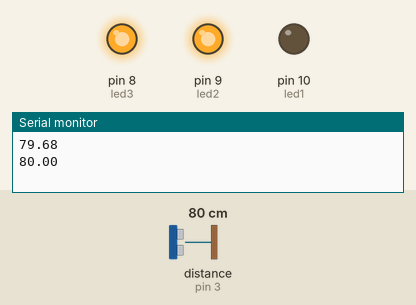
Simulated run of this sketch. Board: Arduino Uno, built with avr-gcc and run on an emulated ATmega328P. Parts: output pins drawn as LEDs (lit = HIGH), the last lines printed to the serial monitor. Wiring (inferred from the names in the program): ultrasonic range finder: trigger pin 2; echo pin 3. The inputs (shaded band) are chosen by the test bench; at power-on: distance to the obstacle (sensor on pin 3) 80 cm. The echo pulse lasts 58.3 µs per cm; pins used as bus, display or sensor lines are not drawn.

Above: at 1.8 s.
1.9 s: distance to the obstacle (sensor on pin 3) set to 52 cm
3.4 s: distance to the obstacle (sensor on pin 3) set to 45 cm
At 5.0 s:
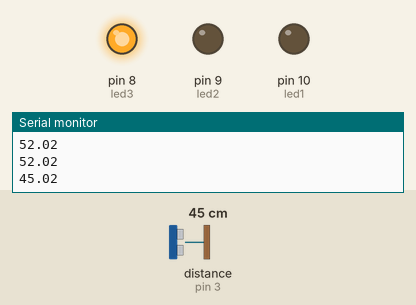
5.5 s: distance to the obstacle (sensor on pin 3) set to 120 cm
At 7.2 s:
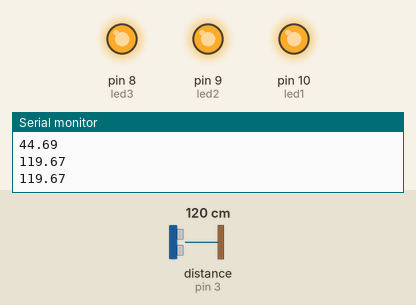
7.5 s: distance to the obstacle (sensor on pin 3) set to 2 cm
At 8.7 s:
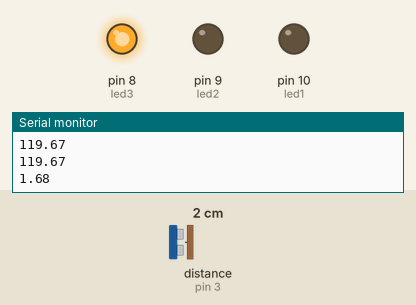
9.6 s: distance to the obstacle (sensor on pin 3) set to 60 cm
At 11.0 s:
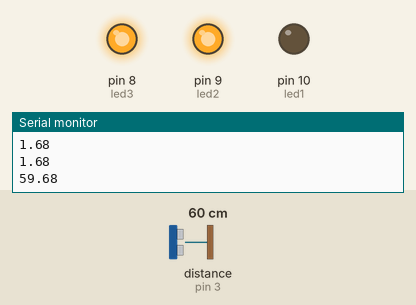
Timing chart, 0 to 12.6 s (numbered marks = the images above; inputs shaded):
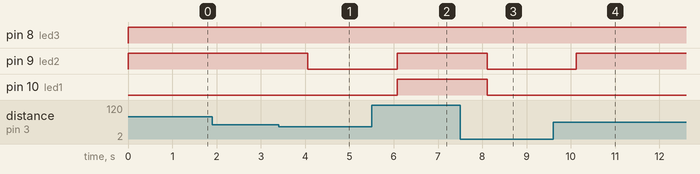

Measured:
- the behaviour switches between 50 and 49 cm on distance to the obstacle (sensor on pin 3) (found by bisection; images 0 and 1)
- after the input at 3.4 s, pin 9 (led2): HIGH → LOW after 0.65 s
- after the input at 5.5 s, pin 9 (led2), pin 10 (led1): LOW → HIGH after 0.58 s
- after the input at 7.5 s, pin 9 (led2), pin 10 (led1): HIGH → LOW after 0.61 s
- after the input at 9.6 s, pin 9 (led2): LOW → HIGH after 0.53 s

The sketch:

joaovitorsilvamendes_ard2.ino
```cpp
#include "SoftwareSerial.h"
//Arduino 2

byte pinoTransmissor = 2; // trig
byte pinoReceptor = 3; //echo
int led3 = 8, led2 = 9, led1 = 10;
float cm, duracao;

SoftwareSerial sender(5, 4);
void setup(){
  pinMode(pinoTransmissor, OUTPUT);
  pinMode(pinoReceptor, INPUT);
  pinMode(led1, OUTPUT);
  pinMode(led2, OUTPUT);
  pinMode(led3, OUTPUT);
  sender.begin(9600);
  Serial.begin(9600);

}

void loop() {
  cm = distancia();
  read(cm);
  sender.println(cm);
  Serial.println(cm);
  delay(1000);
}

float distancia(){

  digitalWrite(pinoTransmissor, LOW);
  delayMicroseconds(5);
  digitalWrite(pinoTransmissor, HIGH);
  delayMicroseconds(10);
  digitalWrite(pinoTransmissor, LOW);
  duracao = pulseIn(pinoReceptor, HIGH);
  float calcDistancia= (duracao/2) * 0.0343;

  return calcDistancia;
    }


void read(float var){
  if(var <= 50){
    digitalWrite(led3, HIGH);
    digitalWrite(led2, LOW);
    digitalWrite(led1, LOW);
  }
  else if(var > 50 && var <=100){
    digitalWrite(led3, HIGH);
    digitalWrite(led2, HIGH);
    digitalWrite(led1, LOW);
  }else if(var > 100){
    digitalWrite(led3, HIGH);
    digitalWrite(led2, HIGH);
    digitalWrite(led1, HIGH);
  }
}
```
